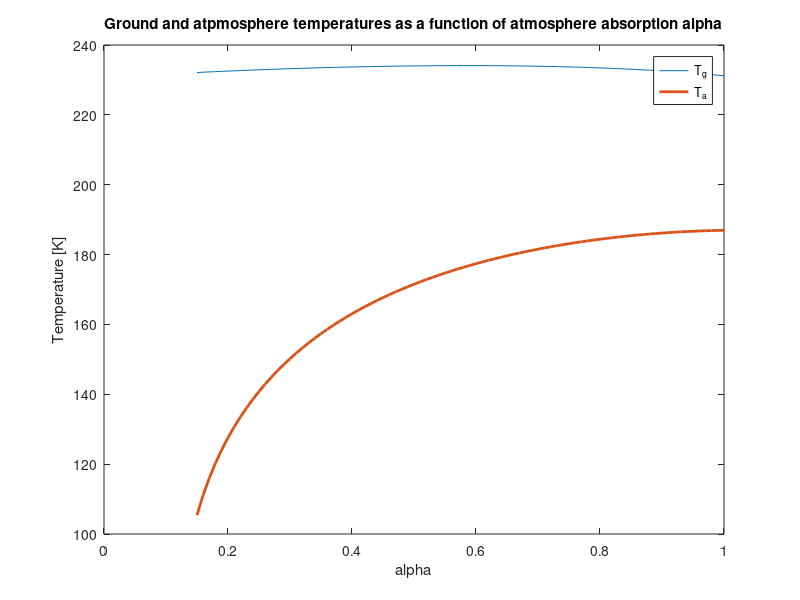
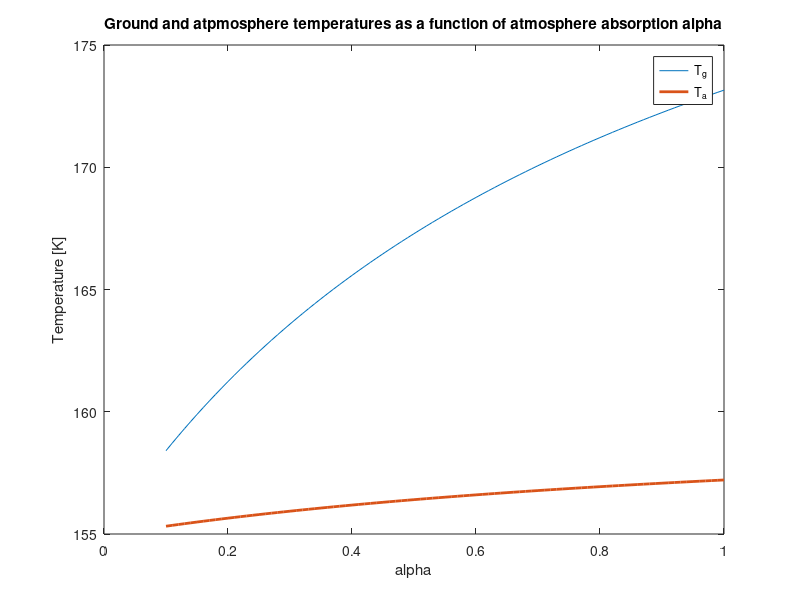

Reproduce these figures in MATLAB, in order.
%%
clc; clear all; close all;

%Constants
S_0 = 1360;
A_a = 0.22;
tau_a = 0.56;
A_g = 0.12;
c = 5;
T_r = 270;
sigma = 5.67e-8;
b = c/(4*T_r^3);

% range of Alpha's to investigate
alpha = 0.15:0.01:1;
%create array to hold the answers.
Tg_Ta = zeros(2,length(alpha));
%create matrices for calculations Ax=y
A = zeros(3,2);
y = zeros(3,1);
heatflux = zeros(1,length(alpha));
%Fill matrices with values independent of alpha
y(1,1) = S_0/4 * (1-A_a) * tau_a * (1-A_g);
y(2,1) = S_0/4 * (1-A_a) * (1-tau_a);
y(3,1) = y(1,1)+y(2,1);
A(1,1) = b-sigma;
A(1,2) = -b;


for i = 1:1:length(alpha)
    A(2,1) = alpha(i)* sigma + b;
    A(2,2) = -b -2 * alpha(i) * sigma;
    A(3,1) = (1-alpha(i)) * sigma;
    A(3,2) = alpha(i) * sigma;
    x = A\y;
    Tg_Ta(1,i) = x(1);
    Tg_Ta(2,i) = x(2);
    heatflux(i) = b * (x(1)-x(2));
end

%Gain the temperature instead of T^4:
Tg_Ta = Tg_Ta .^ (1/4);
%Tg_Ta = imag(Tg_Ta);
figure;
plot(alpha, Tg_Ta(1,:), alpha, Tg_Ta(2,:),'LineWidth',2);

set(gca,'FontSize',10) % make fontsize bigger
set(gcf,'color','w'); % Set bg color to white


xlabel('alpha')
ylabel('Temperature [K]')
legend('T_g', 'T_a');
title('Ground and atpmosphere temperatures as a function of atmosphere absorption alpha')

figure;
plot(alpha, heatflux,'LineWidth',2);
xlabel('alpha')
ylabel('heat flux [W/m^2]')
title('Heat flux as a function of alpha')

index = find(alpha==0.8);
disp('Tg for alpha = 0.8');
disp(Tg_Ta(1,index));
disp('Ta for alpha = 0.8');
disp(Tg_Ta(2,index));




%% same but using only two equations

clc; clear all; close all;

%Constants
S_0 = 1360;
A_a = 0.22;
tau_a = 0.56;
A_g = 0.12;
c = 5;
T_r = 270;
sigma = 5.67e-8;
b = c/(4*T_r^3);

% range of Alpha's to investigate
alpha = 0.1:0.01:1;
%create array to hold the answers.
Tg_Ta = zeros(2,length(alpha));
%create matrices for calculations Ax=y
A = zeros(2,2);
y = zeros(2,1);
%Fill matrices with values independent of alpha
y(1,1) = S_0/4 * (1-A_a) * tau_a * (1-A_g);
%y(2,1) = S_0/4 * (1-A_a) * (1-tau_a);

A(1,1) = b-sigma;
A(1,2) = -b;


for i = 1:1:length(alpha)
    A(2,1) = alpha(i)* sigma + b;
    A(2,2) = -b -2 * alpha(i) * sigma;
    x = A\y;
    Tg_Ta(1,i) = x(1);
    Tg_Ta(2,i) = x(2);
end

%Gain the temperature instead of T^4:
Tg_Ta = Tg_Ta .^ (1/4);

plot(alpha, Tg_Ta(1,:), alpha, Tg_Ta(2,:),'LineWidth',2);

set(gca,'FontSize',10) % make fontsize bigger
set(gcf,'color','w'); % Set bg color to white


xlabel('alpha')
ylabel('Temperature [K]')
legend('T_g', 'T_a');
title('Ground and atpmosphere temperatures as a function of atmosphere absorption alpha')



%%